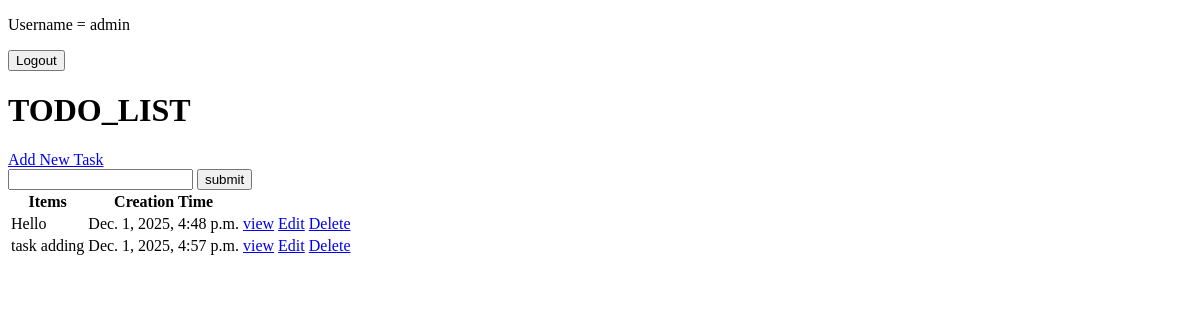
The app's page / (signed in), older data.
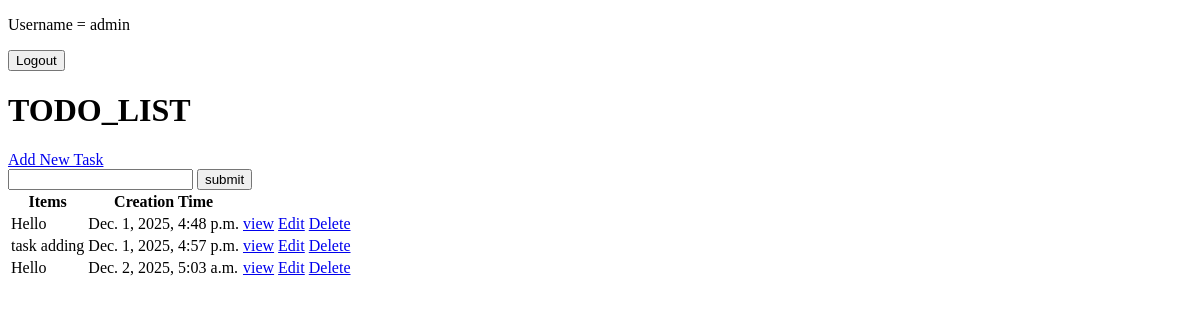
The same page, newer data.
### ToDo_app/models.py (models this page shows, shortened)
class Task(models.Model):
    user= models.ForeignKey(User, on_delete=models.CASCADE,  null=True, blank=True)
    title=models.CharField(max_length=200)
    description=models.TextField(null = True, blank=True)
    complete=models.BooleanField(default=False)
    create=models.DateTimeField(auto_now_add=True)
    class Meta:
        ordering = ["complete"]

### ToDo_app/views.py (the view)
# urls.py: path("",TaskList.as_view() , name="tasks"),
class TaskList(LoginRequiredMixin, ListView):
    model = Task
    context_object_name = "tasks"
    def get_context_data(self, **kwargs):
        context = super().get_context_data(**kwargs)
        context["tasks"]= context["tasks"].filter(user=self.request.user )
        context["count"]= context["tasks"].filter(complete=False).count()
        search_input = self.request.GET.get("search-area") or ""
        if search_input:
            context["tasks"] = context["tasks"].filter(
                title__startswith = search_input
            )
            context["serach_input"]=search_input
        return context

### ToDo_app/templates/ToDo_app/task_list.html (shortened to what this page needs)
{% extends "ToDo_app/main.html" %}
{% block content %}
{% if request.user.is_authenticated %}
    <p>Username = {{request.user}}</p>
    <form action="{% url "logout" %}"method="POST">
        <button type="submit">Logout</button>
    </form>
{% else %}
    <a href="{% url "login" %}">Login</a>
{% endif %}
<h1>TODO_LIST</h1>
<a href="{% url "task-create" %}">Add New Task</a>
<form method="GET">
    <input type="text" name="search-area" value="{{search_input}}">
    <input type="submit" value="submit">
</form>
<table>
    <tr>
        <th>Items</th>
        <th>Creation Time</th>
        <th></th>
        <th></th>
    </tr>
    {% for task in tasks %}
    <tr>
        <td>{{task.title}}</td>
        <td>{{task.create}}</td>
        <td><a href="{% url "task" task.id %}">view</a></td>
        <td><a href="{% url "task-update" task.id %}">Edit</a></td>
        <td><a href="{% url "task-confirm-delete" task.id %}">Delete</a></td>
    </tr>
    {% empty %}
        <h3>Tasks are empty.</h3>
    {% endfor %}
</table>
{% endblock content %}

Row changes from the older to the newer data that the page shows:
added Task: title "Hello", create "Dec. 2, 2025, 5:03 a.m."
